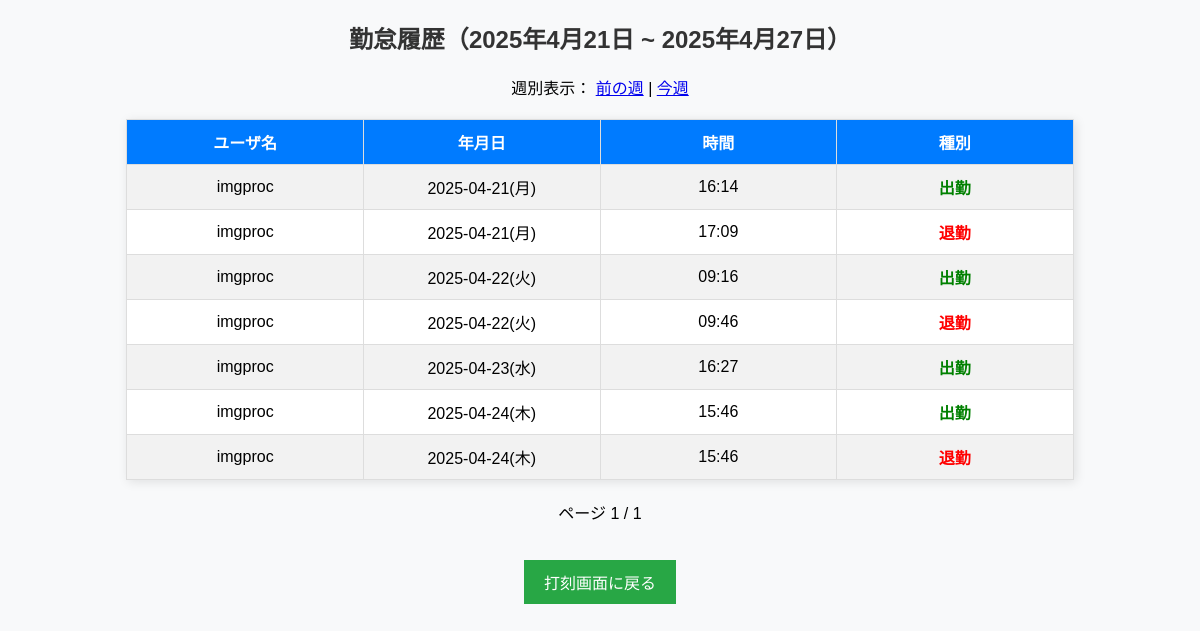
/history/ (signed in), run on an earlier commit of the app's database.
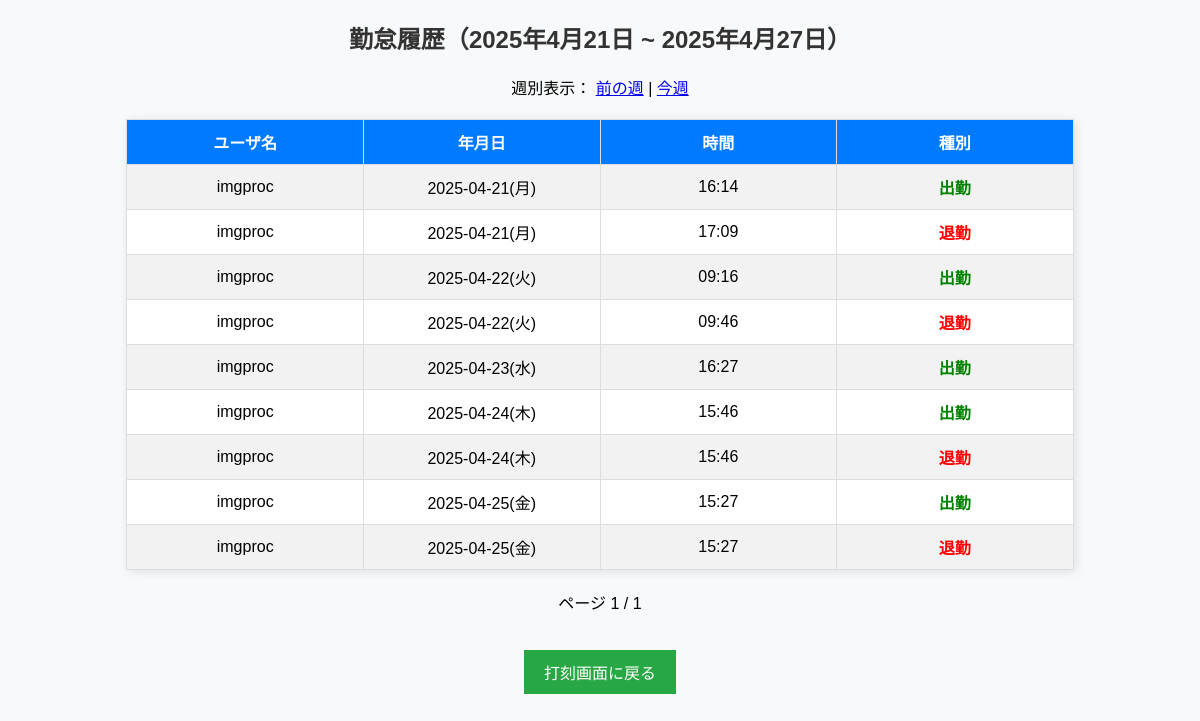
And on a later commit of the database.
### attendance/models.py (models this page shows, shortened)
class AttendanceLog(models.Model):
    TYPE_CHOICES = [
        ('in', '出勤'),
        ('out', '退勤'),
    ]
    user = models.ForeignKey(User, on_delete=models.CASCADE)
    type = models.CharField(max_length=3, choices=TYPE_CHOICES)
    timestamp = models.DateTimeField(auto_now_add=True)
    timestamp__date=timezone.now().date()

### attendance/views.py (the view)
# urls.py: path('history/', views.history_view, name='history'),
@login_required
def history_view(request):
    week_number = int(request.GET.get('week', 0))  # 週番号（0: 今週、1: 先週…）
    today = datetime.today().date()
    start_of_week = today - timedelta(days=today.weekday()) - timedelta(weeks=week_number)
    end_of_week = start_of_week + timedelta(days=6)
    logs_list = AttendanceLog.objects.filter(
        user=request.user, timestamp__date__range=[start_of_week, end_of_week]
    ).order_by('timestamp')
    paired_sessions = []
    current_in = None
    for log in logs_list:
        if log.type == 'in':
            current_in = log.timestamp
        elif log.type == 'out' and current_in:
            paired_sessions.append((current_in, log.timestamp))
            current_in = None
    weekdays = ['月', '火', '水', '木', '金', '土', '日']
    weekly_minutes = defaultdict(int)
    presence_distribution = {day: [] for day in weekdays}
    for start, end in paired_sessions:
        weekday = weekdays[start.weekday()]
        duration = int((end - start).total_seconds() // 60)
        weekly_minutes[weekday] += duration
        start_hour = round(start.hour + start.minute / 60, 2)
        end_hour = round(end.hour + end.minute / 60, 2)
        presence_distribution[weekday].append([start_hour, end_hour])
    paginator = Paginator(logs_list, 10)
    page_number = request.GET.get('page')
    page_obj = paginator.get_page(page_number)
    total_minutes = sum(weekly_minutes.values())
    remaining_minutes = max(0, 2400 - total_minutes)  # 2400分 = 40時間
    return render(request, 'attendance/history.html', {
        'page_obj': page_obj,
        'week_number': week_number,
        'start_of_week': start_of_week,
        'end_of_week': end_of_week,
        'weekly_labels': list(weekly_minutes.keys()),
        'weekly_data': list(weekly_minutes.values()),
        'presence_distribution': presence_distribution,
        'total_minutes': total_minutes,
        'remaining_minutes': remaining_minutes,
    })

### attendance/templates/attendance/history.html (shortened to what this page needs)
<!DOCTYPE html>
<html lang="ja">
<head>
</head>
<body>
  <h2>勤怠履歴（{{ start_of_week }} ~ {{ end_of_week }}）</h2>
  <p>週別表示：
    <a href="?week={{ week_number|add:1 }}">前の週</a> |
    <a href="?week=0">今週</a>
  </p>
  <table border="1">
    <tr>
      <th>ユーザ名</th>
      <th>年月日</th>
      <th>時間</th>
      <th>種別</th>
    </tr>
    {% for log in page_obj %}
      <tr>
        <td>{{ log.user.username }}</td>
        <td>{{ log.timestamp|date:"Y-m-d(D)" }}</td>
        <td>{{ log.timestamp|date:"H:i" }}</td>
        <td class="{% if log.type == 'in' %}status-attendance{% elif log.type == 'out' %}status-leave{% endif %}">
          {{ log.get_type_display }}
      </td>
      </tr>
    {% empty %}
      <tr><td colspan="4">勤怠記録がありません。</td></tr>
    {% endfor %}
  </table>
  <div>
    <span>ページ {{ page_obj.number }} / {{ page_obj.paginator.num_pages }}</span>
    <p>
      <a href="{% url 'logout_to_top' %}">
          <button type="button">打刻画面に戻る</button>
      </a>
    </p>
  </div>
</body>
</html>

What changed in the data, as far as the page shows it:
added AttendanceLog: user.username "imgproc", timestamp "2025-04-25(金)", timestamp "15:27", type "出勤"
added AttendanceLog: user.username "imgproc", timestamp "2025-04-25(金)", timestamp "15:27", type "退勤"
